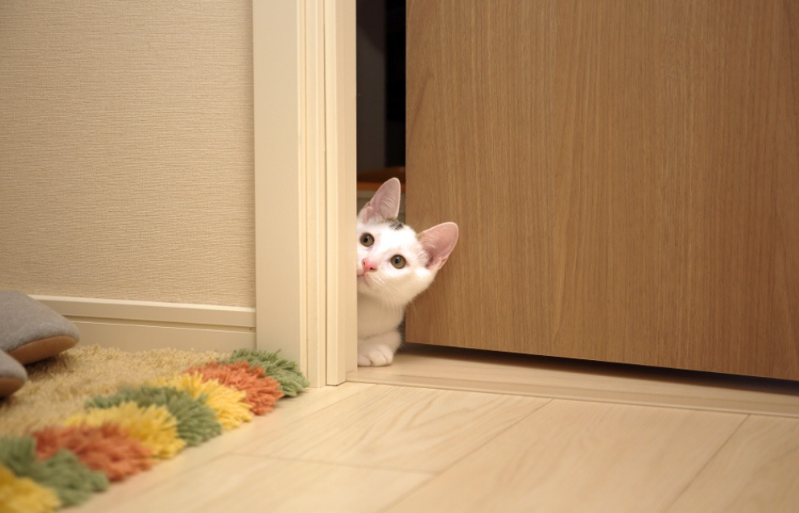
#> input picture Dataset_augmentation/cat_image.PNG, 799 x 513 px, found by its file name
$ python dataset_augment.py   (older library calls are emulated)
#> lines starting #> are read from the running program, lines starting #| are printed output that depends on the picture
#> further down, img is the input picture: shape (513, 799, 3); mean B, G, R 102.8, 141.8, 177.4
### Dataset_augmentation/utils.py
import cv2
import numpy as np
import torchvision
import torchvision.transforms.functional as TF
from PIL import Image, ImageEnhance

def add_noise(image, noise_type, **kwargs):
#> called with noise_type = 'gaussian'
    if noise_type == 'gaussian':
        mean = kwargs['mean']
        scale = kwargs['scale']
        gauss = np.random.normal(mean, scale, image.shape)*255
        # print(np.max(gauss), np.min(gauss))
        # print(np.max(image), np.min(image))
        output = image + gauss
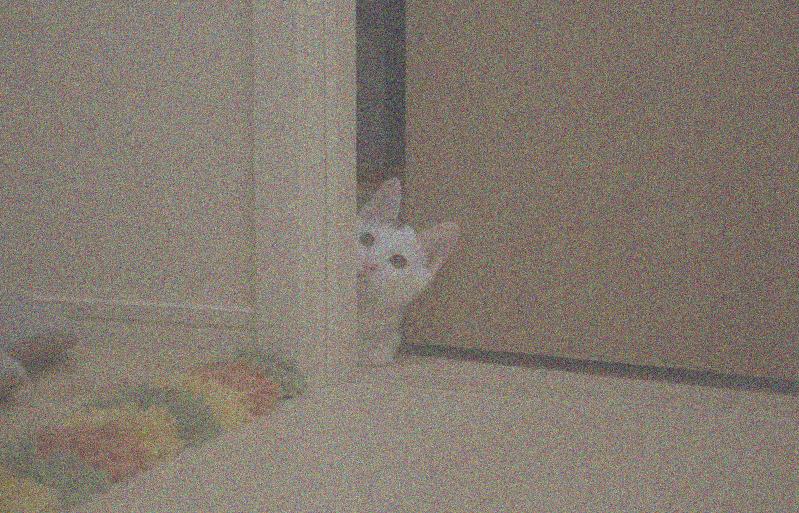
#> output: shape (513, 799, 3) float64; mean B, G, R 102.7, 142.1, 177.5; drawn with min black and max white

    elif noise_type == 'saltpepper':
        # high = image.shape[0]*image.shape[1]*image.shape[2]
        salt = np.random.randint(2, size=(image.shape[0], image.shape[1]))
        print(salt)
        output = image.copy()
        output[salt==1] = 255

    return output

def flip_image(image, flip_dir='horizontal'):
#> called with flip_dir = 'horizontal'
    if flip_dir.lower() == 'vertical':
        rot_image = image[:,::-1,:]
        return rot_image[::-1,:,:]
        # return np.flipud(image)
    else:
        # return np.fliplr(image)
        return image[:,::-1,:]
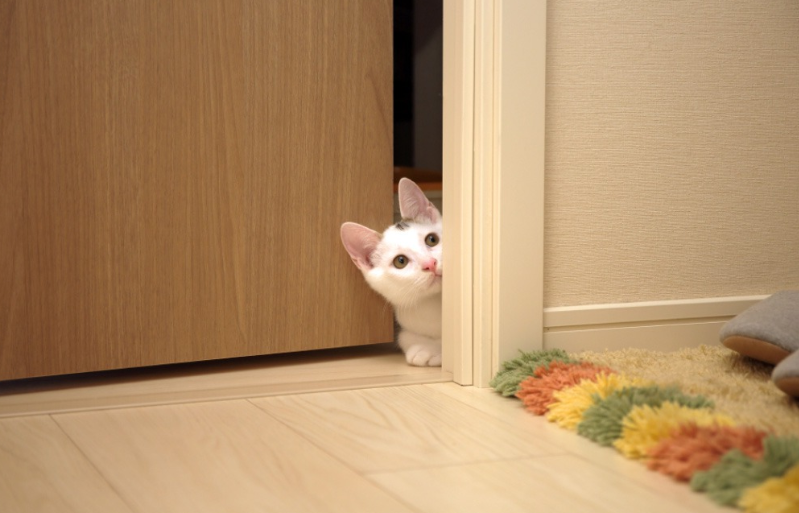
#> returned value: shape (513, 799, 3); mean of channels 0, 1, 2 102.8, 141.8, 177.4; drawn as B, G, R

def scale_image(image, scale=1, multichannel=True):
#> called with scale = 1.5, multichannel = True
    if scale == 1:
        return image

    image = Image.fromarray(image)
    ih, iw = image.size
#> ih = 799; iw = 513
    newh, neww = round(ih * scale), round(iw * scale)
#> newh = 1198; neww = 770
#> (the run stopped early here; a loop or call above may not have finished)
